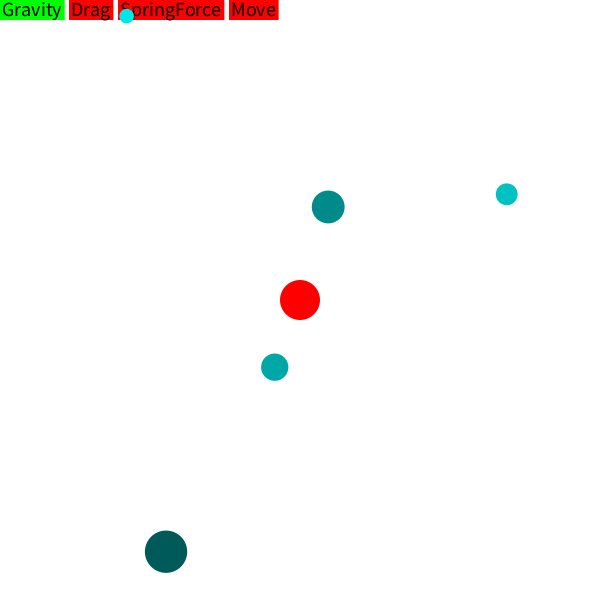
Frame 1 (no input)
Frame 60 (the mouse pressed at the canvas centre just before this capture): identical to frame 1, image omitted
Frame 120 (the mouse held since frame 60 and released just before this capture): identical to frame 1, image omitted

The Processing sketch that drew this single still picture (run headless with seeded random() and noise(); from frame 60 on, the mouse is pressed at the canvas centre):

// Processing sketch: OrbNodeRunner
// ── OrbNodeRunner.pde
int NUM_ORBS = 5; // Fewer balls
int MIN_SIZE = 10;
int MAX_SIZE = 60;
float MIN_MASS = 10;
float MAX_MASS = 100;
float G_CONSTANT = 0.5;
float D_COEF = 0.1;
int SPRING_LENGTH = 100;
float SPRING_K = 0.005;

// Only four modes
final int GRAVITY = 0;
final int DRAG = 1;
final int SPRINGFORCE = 2;
final int MOVE = 3;

boolean[] toggles = new boolean[4];
String[] modes = {"Gravity", "Drag", "SpringForce", "Move"};
int currentMode = GRAVITY;  // Default to gravity mode

// Simulation elements
ArrayList<Orb> orbs;
FixedOrb centerMass;  // For gravity simulation

void setup() {
  size(600, 600);
  
  // All toggles off by default
  for (int i = 0; i < toggles.length; i++) {
    toggles[i] = false;
  }
  toggles[GRAVITY] = true; // Start with gravity on
  
  // Initialize simulations
  orbs = new ArrayList<Orb>();
  centerMass = new FixedOrb(width/2, height/2, 40, 5000);
 
  // Initialize orbs
  resetSimulation();
}

void draw() {
  background(255);
  displayMode();
 
  // Apply forces based on active toggles
  for (Orb orb : orbs) {
    // Apply gravity if gravity toggle is on
    if (toggles[GRAVITY]) {
      PVector gravForce = orb.getGravity(centerMass, G_CONSTANT);
      orb.applyForce(gravForce);
    }
    
    // Apply drag if drag toggle is on
    if (toggles[DRAG]) {
      PVector dragForce = orb.getDragForce(D_COEF);
      orb.applyForce(dragForce);
    }
    
    // Apply spring forces between orbs if springforce toggle is on
    if (toggles[SPRINGFORCE]) {
      for (Orb other : orbs) {
        if (orb != other) {
          PVector springForce = orb.getSpring(other, SPRING_LENGTH, SPRING_K);
          orb.applyForce(springForce);
        }
      }
    }
    
    // Move orbs if move toggle is on
    if (toggles[MOVE]) {
      orb.move(true);  // Always bounce
    }
    
    // Always display
    orb.display();
  }
  
  // Always display center mass
  centerMass.display();
}

void resetSimulation() {
  orbs.clear();
 
  // Create orbs
  for (int i = 0; i < NUM_ORBS; i++) {
    float size = random(MIN_SIZE, MAX_SIZE);
    float mass = map(size, MIN_SIZE, MAX_SIZE, MIN_MASS, MAX_MASS);
    float x = random(size/2, width - size/2);
    float y = random(size/2, height - size/2);
   
    Orb newOrb = new Orb(x, y, size, mass);
   
    // Give initial velocity
    PVector toCenter = new PVector(centerMass.center.x - x, centerMass.center.y - y);
    PVector perpendicular = new PVector(-toCenter.y, toCenter.x);
    perpendicular.normalize();
   
    // Velocity magnitude based on distance
    float dist = toCenter.mag();
    float speed = map(dist, 0, width/2, 0.5, 3);
   
    // Set initial velocity
    perpendicular.mult(speed);
    newOrb.velocity = perpendicular;
    
    orbs.add(newOrb);
  }
}

void keyPressed() {
  if (key == 'r') {
    resetSimulation();
  }
  
  // Toggle modes
  if (key == '1') {
    toggles[GRAVITY] = !toggles[GRAVITY];
  }
  if (key == '2') {
    toggles[DRAG] = !toggles[DRAG];
  }
  if (key == '3') {
    toggles[SPRINGFORCE] = !toggles[SPRINGFORCE];
  }
  if (key == '4') {
    toggles[MOVE] = !toggles[MOVE];
  }
}

void displayMode() {
  textAlign(LEFT, TOP);
  textSize(20);
  noStroke();
  int x = 0;
 
  // Display toggles
  for (int m = 0; m < toggles.length; m++) {
    // Set box color
    if (toggles[m]) {
      fill(0, 255, 0);
    } else {
      fill(255, 0, 0);
    }
    float w = textWidth(modes[m]);
    rect(x, 0, w+5, 20);
    fill(0);
    text(modes[m], x+2, 2);
    x += w+10;  // More spacing
  }
}

class Orb {
  //instance variables
  PVector center;
  PVector velocity;
  PVector acceleration;
  float bsize;
  float mass;
  color c;
  
  Orb() {
     bsize = random(10, MAX_SIZE);
     float x = random(bsize/2, width-bsize/2);
     float y = random(bsize/2, height-bsize/2);
     center = new PVector(x, y);
     mass = random(10, 100);
     velocity = new PVector();
     acceleration = new PVector();
     setColor();
  }
  
  Orb(float x, float y, float s, float m) {
     bsize = s;
     mass = m;
     center = new PVector(x, y);
     velocity = new PVector();
     acceleration = new PVector();
     setColor();
   }
   
  //movement behavior
  void move(boolean bounce) {
    if (bounce) {
      xBounce();
      yBounce();
    }
    velocity.add(acceleration);
    center.add(velocity);
    acceleration.mult(0);
  }//move
  
  void applyForce(PVector force) {
    PVector scaleForce = force.copy();
    scaleForce.div(mass);
    acceleration.add(scaleForce);
  }
  
  PVector getDragForce(float cd) {
    float dragMag = velocity.mag();
    dragMag = -0.5 * dragMag * dragMag * cd;
    PVector dragForce = velocity.copy();
    dragForce.normalize();
    dragForce.mult(dragMag);
    return dragForce;
  }
  
  PVector getGravity(Orb other, float G) {
    float strength = G * mass*other.mass;
    //dont want to divide by 0!
    float r = max(center.dist(other.center), MIN_SIZE);
    strength = strength/ pow(r, 2);
    PVector force = other.center.copy();
    force.sub(center);
    force.mult(strength);
    return force;
  }
  
  //spring force between calling orb and other
  PVector getSpring(Orb other, int springLength, float springK) {
    PVector direction = PVector.sub(other.center, this.center);
    direction.normalize();
    float displacement = this.center.dist(other.center) - springLength;
    float mag = springK * displacement;
    direction.mult(mag);
    return direction;
  }//getSpring
  
  boolean yBounce(){
    if (center.y > height - bsize/2) {
      velocity.y *= -1;
      center.y = height - bsize/2;
      return true;
    }//bottom bounce
    else if (center.y < bsize/2) {
      velocity.y*= -1;
      center.y = bsize/2;
      return true;
    }
    return false;
  }//yBounce
  
  boolean xBounce() {
    if (center.x > width - bsize/2) {
      center.x = width - bsize/2;
      velocity.x *= -1;
      return true;
    }
    else if (center.x < bsize/2) {
      center.x = bsize/2;
      velocity.x *= -1;
      return true;
    }
    return false;
  }//xbounce
  
  boolean collisionCheck(Orb other) {
    return ( this.center.dist(other.center)
             <= (this.bsize/2 + other.bsize/2) );
  }//collisionCheck
  
  void setColor() {
    color c0 = color(0, 255, 255);
    color c1 = color(0);
    c = lerpColor(c0, c1, (mass-MIN_MASS)/(MAX_MASS-MIN_MASS));
  }//setColor
  
  //visual behavior
  void display() {
    noStroke();
    fill(c);
    circle(center.x, center.y, bsize);
    fill(0);
    //text(mass, center.x, center.y);
  }//display
}//Ball

class FixedOrb extends Orb {
  FixedOrb(float x, float y, float s, float m) {
    super(x, y, s, m);
    c = color(255, 0, 0);
  }
 
  FixedOrb() {
    super();
    c = color(255, 0, 0);
  }
 
  void move(boolean bounce) {
    //do nothing - fixed orb doesn't move
  }
}
